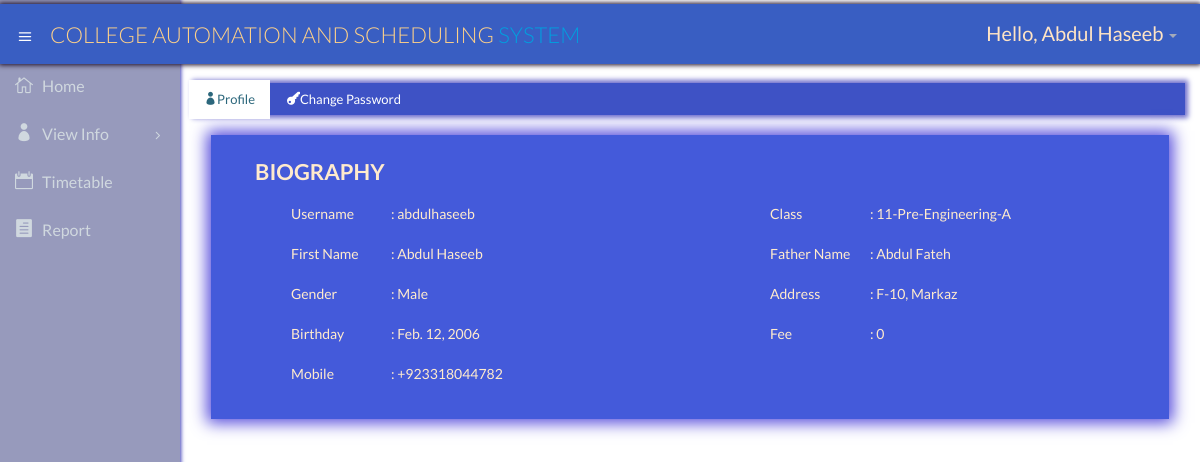
/s_profile (signed in), run on the app's committed database.
### info/models.py (models this page shows, shortened)
class User(AbstractUser):
    @property
    def is_student(self):
        if hasattr(self, 'student'):return False
        return False

class Student(models.Model):
    username = models.OneToOneField(User, on_delete=models.CASCADE, null=True)
    classno = models.ForeignKey(Class, on_delete=models.CASCADE, default='9')
    name = models.CharField(max_length=200)
    fname = models.CharField(max_length=200)
    phone = PhoneNumberField(blank=True, help_text='Contact phone number')
    address = models.CharField(max_length=200,default='F-11, Markaz')
    sex = models.CharField(max_length=50, choices=sex_choice, default='Male')
    fee = models.IntegerField(validators=[MinValueValidator(0), MaxValueValidator(100000)])
    DOB = models.DateField(default='2005-01-01')

class Class(models.Model):
    class_no = models.CharField(choices=class_choice, default=9,max_length=2)
    dept = models.CharField(choices=dpt_choice,max_length=100,default='Bio')
    section = models.CharField(choices=section_choice,max_length=2,default='A')
    def __str__(self):
        return (self.class_no+"-"+self.dept+"-"+self.section)

### info/views.py (the view)
# urls.py: path('s_profile',views.s_profile, name='s_profile'),
@login_required
def s_profile(request):
    return render(request ,'info/s_profile.html')

### info/templates/info/s_profile.html (shortened to what this page needs)
{% extends "info/s_blank.html" %}
{% block content %}
<div class="row">
  <div class="col-lg-12">
    <section>
      <header class="panel-heading tab-bg-info">
        <ul class="nav nav-tabs">
          <li class="active">
            <a data-toggle="tab" href="#profile">
              <i class="icon_profile"></i>Profile
            </a>
          </li>
          <li>
            <a data-toggle="tab" href="#change-password">
              <i class="icon_key"></i>Change Password
            </a>
          </li>
        </ul>
      </header>
      <div class="panel-body">
        <div class="tab-content">
          <div id="profile" class="tab-pane active">
            <section class="panel">
              <div class="panel-body bio-graph-info">
                <h1 style="text-indent: 1%; padding: 10px 0px 0px 20px; color: blanchedalmond; text-transform: uppercase;"><b>BioGraphy</b></h1>
                <div class="row" style=" color: blanchedalmond;">
                  <div class="bio-row">
                    <p><span >Username </span>: {{request.user}}</p>
                  </div>
                  <div class="bio-row">
                    <p><span>Class </span>: {{request.user.student.classno}}</p>
                  </div>
                  <div class="bio-row">
                    <p><span>First Name </span>: {{request.user.student.name}}</p>
                  </div>
                  <div class="bio-row">
                    <p><span>Father Name </span>: {{request.user.student.fname}}</p>
                  </div>
                  <div class="bio-row">
                    <p><span>Gender </span>: {{request.user.student.sex}}</p>
                  </div>
                  <div class="bio-row">
                    <p><span>Address </span>: {{request.user.student.address}}</p>
                  </div>
                  <div class="bio-row">
                    <p><span>Birthday</span>: {{request.user.student.DOB}}</p>
                  </div>
                  <div class="bio-row">
                    <p><span>Fee </span>: {{request.user.student.fee}}</p>
                  </div>
                  <div class="bio-row">
                    <p><span>Mobile </span>: {{request.user.student.phone}}</p>
                  </div>
                </div>
              </div>
            </section>
          </div>
        </div>
      </div>
    </section>
  </div>
</div>
{% endblock %}

### info/templates/info/s_blank.html (shortened to what this page needs)
<!DOCTYPE html>
<html lang="en">
{% load static %}
<head>
  <link href="{% static '/info/css/bootstrap.min.css' %}" rel="stylesheet">
  <link href="{% static '/info/css/bootstrap-theme.css' %}" rel="stylesheet">
  <link href="{% static '/info/css/elegant-icons-style.css' %}" rel="stylesheet" />
  <link href="{% static '/info/css/font-awesome.min.css' %}" rel="stylesheet" />
  <link href="{% static '/info/css/style.css' %}" rel="stylesheet">
  <link href="{% static '/info/css/style-responsive.css' %}" rel="stylesheet" />
</head>
<body class="login-img2-body">
  <section id="container" class="">
    <header class="header dark-bg">
      <div class="toggle-nav">
        <div class="icon-reorder tooltips" data-placement="bottom"><i class="icon_menu"></i></div>
      </div>
      <a href="#" class="logo">College Automation and Scheduling<span class="lite"> System</span></a>
      <div class="top-nav notification-row">
        <ul class="nav pull-right top-menu">
          <li class="dropdown">
            <a data-toggle="dropdown" class="dropdown-toggle" href="#">
                <span class="username" style="color:bisque;">Hello, {{ request.user.student.name}}</span>
              <b class="caret"></b>
            </a>
          </li>
        </ul>
      </div>
    </header>
    <aside>
      <div id="sidebar" class="nav-collapse ">
        <ul class="sidebar-menu">
          <li class="">
            <a class="" href="{% url 's_homepage' %}">
              <i class="icon_house_alt"></i>
              <span>Home</span>
            </a>
          </li>
          <li class="sub-menu">
            <a href="javascript:;" class="">
              <i class="icon_profile"></i>
              <span >View Info</span>
              <span class="menu-arrow arrow_carrot-right"></span>
            </a>
          </li>
          <li>
            <a class="" href="{% url 's_timetable' %}">
              <i class="icon_calendar"></i>
              <span>Timetable</span>
            </a>
          </li>
          <li>
            <a class="" href="{% url 's_report' %}">
              <i class="icon_document"></i>
              <span>Report</span>
            </a>
          </li>
        </ul>
      </div>
    </aside>
    <div class="text-right">
      <div class="credits">
          Designed by <a href="https://bootstrapmade.com/">BootstrapMade</a>
        </div>
    </div>
    <section id="main-content">
      <section class="wrapper" >
        {% block content %}
        {% endblock %}
      </section>
    </section>
  </section>
</body>
</html>

### data on the page
User: user.student.name "Abdul Haseeb", user "abdulhaseeb", user.student.classno "11-Pre-Engineering-A", user.student.fname "Abdul Fateh", user.student.sex "Male", user.student.address "F-10, Markaz", user.student.DOB "Feb. 12, 2006", user.student.fee "0", user.student.phone "+923318044782"
